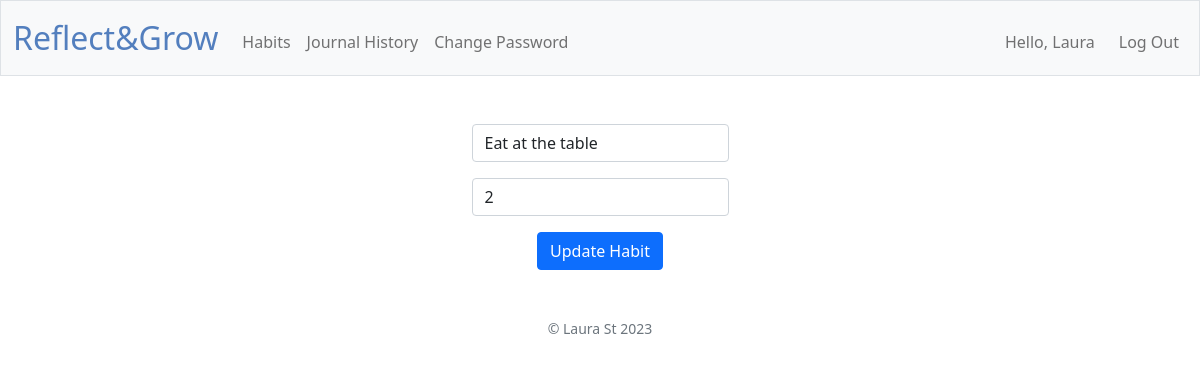
The page /edit-habit/5 (signed in) on the database its author committed.
### tables this page shows
CREATE TABLE "users" (
    id INTEGER PRIMARY KEY AUTOINCREMENT,
    username TEXT NOT NULL UNIQUE,
    hash TEXT NOT NULL
);

CREATE TABLE habits (
    habit_id INTEGER PRIMARY KEY AUTOINCREMENT,
    user_id INTEGER,
    name TEXT NOT NULL,
    rule TEXT NOT NULL,
    created_at DATE DEFAULT (DATE('now')),
    FOREIGN KEY (user_id) REFERENCES users(id)
);

### app.py (the view)
@app.route("/edit-habit/<int:habit_id>", methods=["GET", "POST"])
@login_required
def edit_habit(habit_id):
    if request.method == "POST":
        result = habit_service.update_habit(request.form, habit_id, session.get("user_id"))
        if not result["success"]:
            return apology(result["msg"], result["code"])
        return redirect("/habits")
    else:
        result = habit_service.get_habit(habit_id, session.get("user_id"))
        if not result["success"]:
            return apology(result["msg"], result["code"])
        return render_template("edit-habit.html", habit=result["res"])

### app.py (called while the page is built)
@app.after_request
def after_request(response):
    response.headers["Cache-Control"] = "no-cache, no-store, must-revalidate"
    response.headers["Expires"] = 0
    response.headers["Pragma"] = "no-cache"
    return response

@app.context_processor
def inject_user():
    user_id = session.get("user_id")
    if user_id:
        result = user_service.get_user_details(user_id)
        user = result["res"]
        return {"username": user["username"]}
    return {}

### database.py (called while the page is built)
def get_habit(habit_id, user_id):
    return db.execute(
        "SELECT * FROM habits WHERE habit_id = ? and user_id = ?", habit_id, user_id
    )

def get_user(user_id):
    return db.execute("SELECT * FROM users WHERE id = ?", user_id)

### habit_service.py (called while the page is built)
def get_habit(habit_id, user_id):
    rows = database.get_habit(habit_id, user_id)
    habit = rows[0]
    if not habit:
        return fail()
    return success(habit)

### helpers.py (called while the page is built)
def login_required(f):
    @wraps(f)
    def decorated_function(*args, **kwargs):
        if session.get("user_id") is None:
            return redirect("/login")
        return f(*args, **kwargs)
    return decorated_function

def success(obj=None):
    return {"success": True, "res": obj}

### user_service.py (called while the page is built)
def get_user_details(user_id):
    rows = database.get_user(user_id)
    user = rows[0]
    if not user:
        fail()
    return success(user)

### templates/edit-habit.html (shortened to what this page needs)
{% extends "layout.html" %}
{% block main %}
<form action="/edit-habit/{{habit.habit_id}}" method="post">
    <div class="mb-3">
        <input autocomplete="off" autofocus class="form-control mx-auto w-auto" id="habit" name="habit" value="{{
            habit.name }}" type="text">
    </div>
    <div class="mb-3">
        <input autocomplete="off" autofocus class="form-control mx-auto w-auto" id="rule" name="rule" value="{{
            habit.rule }}" type="text">
    </div>
    <button class="btn btn-primary" type="submit">Update Habit</button>
</form>
{% endblock %}

### templates/layout.html (shortened to what this page needs)
<!DOCTYPE html>
<html lang="en">
<head>
    <link href="https://cdn.jsdelivr.net/npm/bootstrap@5.1.3/dist/css/bootstrap.min.css"
 rel="stylesheet">
    <link href="/static/styles.css" rel="stylesheet">
</head>
<body>
    <nav class="bg-light border navbar navbar-expand-md navbar-light">
        <div class="container-fluid">
            <a class="navbar-brand" href="/"><span class="blue">Reflect&Grow</span></a>
            <div class="collapse navbar-collapse" id="navbar">
                {% if session["user_id"] %}
                <ul class="navbar-nav me-auto mt-2">
                    <li class="nav-item"><a class="nav-link" href="/habits">Habits</a></li>
                    <li class="nav-item"><a class="nav-link" href="/journal-history">Journal History</a></li>
                    <li class="nav-item"><a class="nav-link" href="/change-password">Change Password</a></li>
                </ul>
                <ul class="navbar-nav ms-auto mt-2">
                    <li class="nav-item navbar-text me-3">Hello, {{ username }}</li>
                    <li class="nav-item"><a class="nav-link" href="/logout">Log Out</a></li>
                </ul>
                {% else %}
                <ul class="navbar-nav ms-auto mt-2">
                    <li class="nav-item"><a class="nav-link" href="/register">Register</a></li>
                    <li class="nav-item"><a class="nav-link" href="/login">Log In</a></li>
                </ul>
                {% endif %}
            </div>
        </div>
    </nav>
    <main class="container py-5 text-center">
        {% block main %}{% endblock %}
    </main>
    <footer class="mb-5 small text-center text-muted">
        &copy; Laura St <span id="year"></span>
    </footer>
</body>
</html>

### static/styles.css (style rules this page uses)
nav .navbar-brand { font-size: xx-large; }
nav .navbar-brand .blue { color: #537fbe; }
.btn { display: inline-flex; align-items: center; justify-content: center; }

### rows shown on the page
users: username "Laura"
habits: habit "Eat at the table", rule "2"
